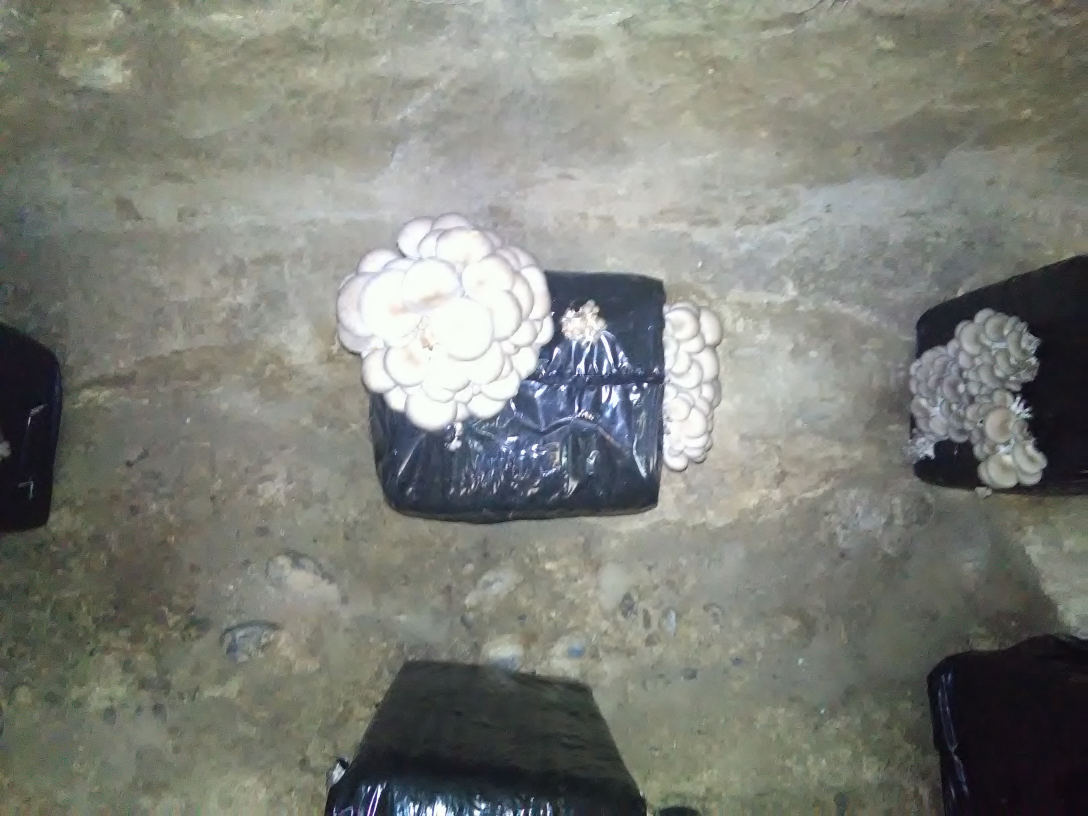
#> input picture Gustavo/IMG_20180626_105547.jpg, 3264 x 2448 px (shown at 1/3 size)
$ python Gustavo.py   (older library calls are emulated)
#> lines starting #> are read from the running program, lines starting #| are printed output that depends on the picture; after the words box and inside, x2 and y2 are one past the last pixel; in counts of white or black regions, pixels touching at a corner belong together
# Standard imports
import numpy as np
import cv2
import imutils
#from skimage.measure import compare_ssim
#from skimage.measure import compare_ssim
from termcolor import colored


if __name__ == '__main__':

    original = cv2.imread('IMG_20180626_105547.jpg')
#> original is the input picture: shape (2448, 3264, 3); mean B, G, R 120.2, 127.3, 125

    img1 = cv2.cvtColor(original, cv2.COLOR_BGR2GRAY)

    original = cv2.resize(original, (0, 0), fx=0.2, fy=0.2)
#> original: shape (490, 653, 3)
    img1 = cv2.resize(img1, (0, 0), fx=0.2, fy=0.2)
#> img1: shape (490, 653)

    cv2.imshow('original', original)
    cv2.imshow('image', img1)

    diff = img1
    tmp = diff

    #cv2.imshow("Diff", diff)
    cv2.waitKey(0)

    # threshold the difference image, followed by finding contours to
    # obtain the regions of the two input images that differ
    #thresh = cv2.threshold(diff, 0, 255, cv2.THRESH_BINARY_INV | cv2.THRESH_OTSU)[1]
    #cv2.imshow('threshold 1', thresh)

    # Detection boxes
    boxes_img = diff
    # [18 lines of commented-out code are left out]
    im = tmp.copy()
    dst = img1.copy()

    #cv2.imshow('im', im)

    edge_detected_image = cv2.Canny(im, 80, 200)
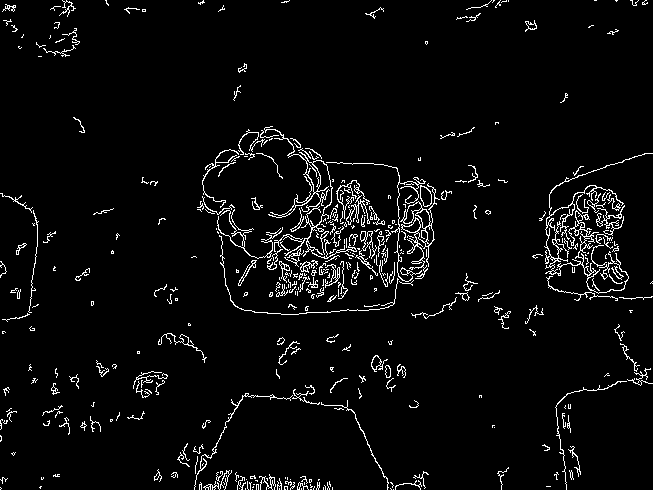
#> edge_detected_image: shape (490, 653); 4.2% white in thin lines or dots
    cv2.imshow('Edge', edge_detected_image)
    cv2.waitKey(0)

    kernel = np.ones((5, 5), np.uint8)
    dilation = cv2.dilate(edge_detected_image, kernel, iterations=1)
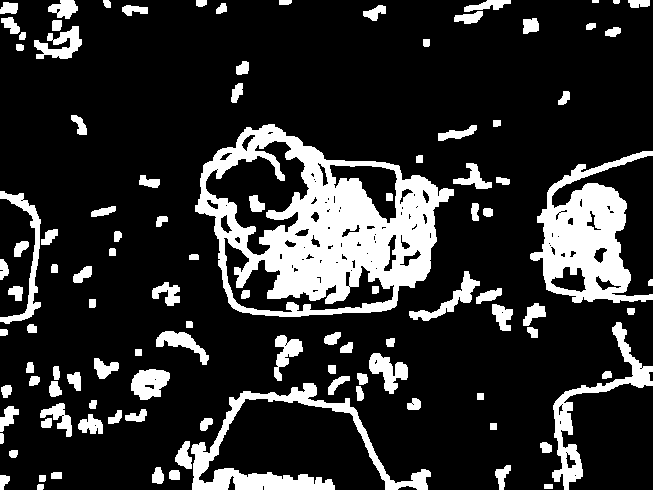
#> dilation: shape (490, 653); 18.1% white; 109 white regions
    cv2.imshow('dilation', dilation)

    #erosion = cv2.erode(dilation, kernel, iterations=1)
    #cv2.imshow('erosion', erosion)

    # find external contours ignores holes in the fish
    im2, contours, hierarchy = cv2.findContours(dilation, cv2.RETR_TREE, cv2.CHAIN_APPROX_SIMPLE)
#> contours = 215 contours, 71 with area under 20; largest, box (x1, y1, x2, y2) and area: (195, 124, 454, 317) 34280, (530, 151, 653, 303) 9178, (205, 140, 310, 256) 5650, (191, 383, 431, 490) 4557, (223, 237, 395, 313) 3946
    #cnts = cnts[0] if imutils.is_cv2() else cnts[1]

    # Finding circular shapes
    contour_list = []
    for contour in contours:
        approx = cv2.approxPolyDP(contour, 0.01 * cv2.arcLength(contour, True), True)
        area = cv2.contourArea(contour)
        if ((area > 1000)):
        #if ((len(approx) > 8) & (area > 10000)): #& (area < 20000)):
        #if ((len(approx) > 8)):# & (area < 20000)):
            contour_list.append(contour)
#> this loop made 215 passes
#> area on passes 2 to 4: 29, 35.5, 85.5
#> after the loop, contour_list = 8 contours; box (x1, y1, x2, y2) and area: (195, 124, 454, 317) 34280, (530, 151, 653, 303) 9178, (205, 140, 310, 256) 5650, (191, 383, 431, 490) 4557, (223, 237, 395, 313) 3946, (552, 322, 653, 490) 2536, (329, 164, 398, 224) 1920, (0, 191, 41, 324) 1044

    # Display result
    cv2.drawContours(dst, contour_list, -1, (255, 0, 0), 2)
#> dst: shape (490, 653); min 1, max 255, mean 133.9
    cv2.imshow('Objects Detected', dst)

    #cv2.waitKey(0)

    for i in range(len(contours)):
        # draw all contours in red
        cv2.drawContours(dst, contours, -1, (0, 0, 255), 1)
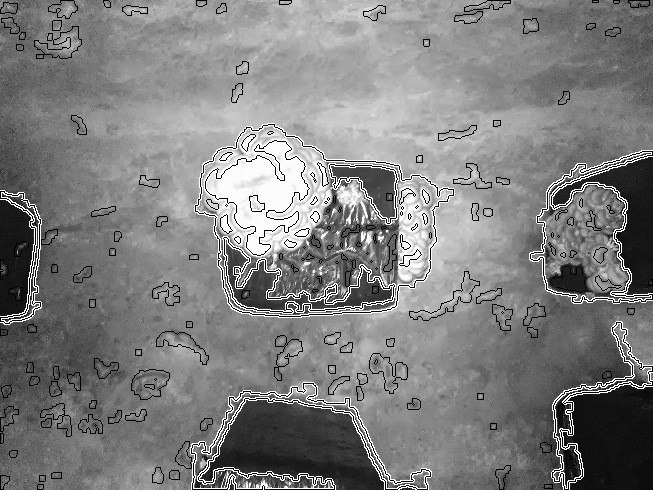
#> dst: shape (490, 653); min 0, max 255, mean 126.8

    # Binary mask
    src = img1
    img_mask = np.zeros(src.shape, np.uint8)

    theImg = contour_list
#> theImg has the same summary as contour_list
    # draw selected contour in bold green
    cv2.polylines(dst, theImg, True, (0, 255, 0), 2)
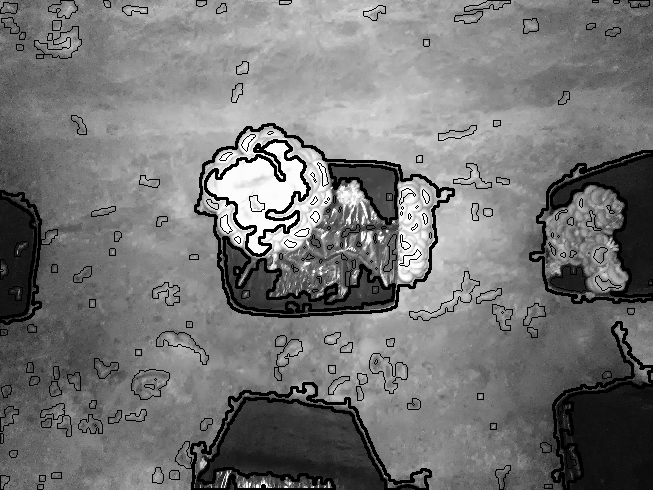
#> dst: shape (490, 653); 3.89% of pixels changed, all inside (x1, y1, x2, y2) = (0, 123, 653, 490)
    # draw the fish into its mask
    cv2.drawContours(img_mask, contour_list, -1, 255, -1)
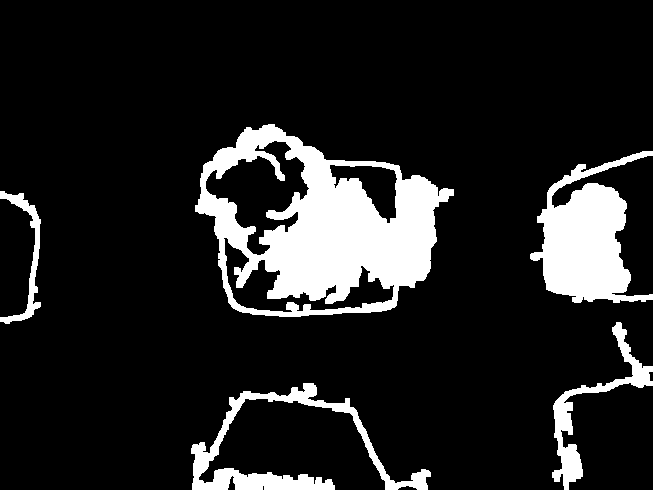
#> img_mask: shape (490, 653); 13.3% white; 5 white regions
    im2, contours, hierarchy = cv2.findContours(img_mask, cv2.RETR_TREE, cv2.CHAIN_APPROX_SIMPLE)
#> contours has the same summary as contour_list

    cv2.drawContours(dst, contour_list, -1, (255, 0, 0), 2)
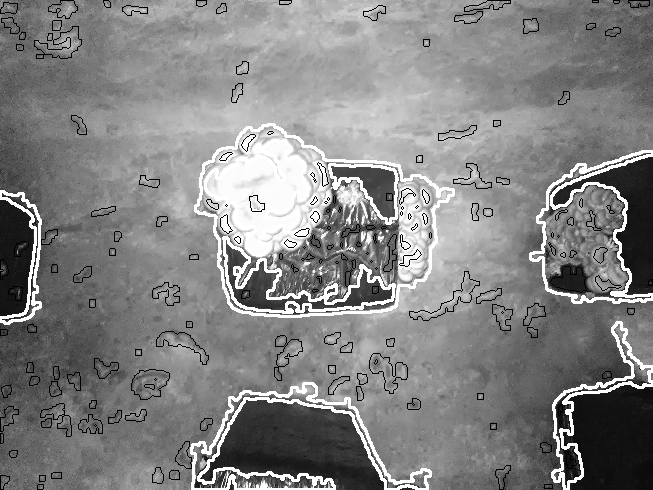
#> dst: shape (490, 653); 5.52% of pixels changed, all inside (x1, y1, x2, y2) = (0, 123, 653, 490)
    cv2.imshow('Objects Detected 2', dst)

    #img_mask = cv2.erode(img_mask, None, iterations=2)
    #img_mask = cv2.dilate(img_mask, None, iterations=2)

    cv2.imshow("Result Mask", img_mask)
    #cv2.imshow("Result Contour", dst)
    #cv2.imshow('src', src)

    output_grey = cv2.bitwise_and(src, src, mask=img_mask)
    #cv2.imshow('output_grey', output_grey)
    src = original
    output_color = cv2.bitwise_and(src, src, mask=img_mask)
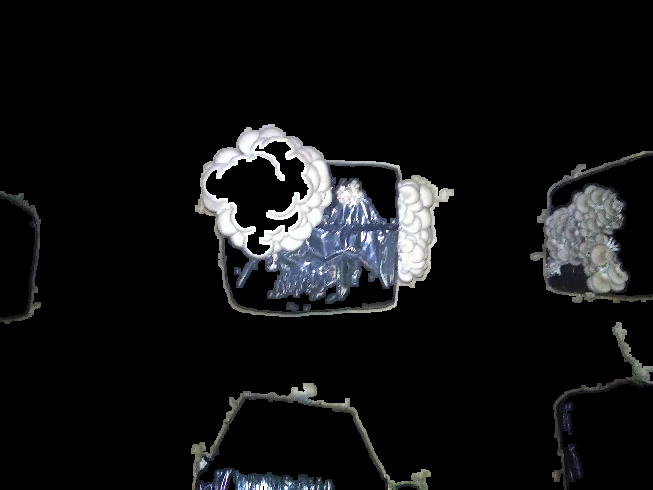
#> output_color: shape (490, 653, 3); mean B, G, R 18.4, 17.6, 17
    #cv2.imshow('output_color', output_color)

    cv2.waitKey(0)
    # marche bien jusqu'a la :)

$ run again, with Gustavo/IMG_20180625_074532.jpg copied over Gustavo/IMG_20180626_105547.jpg
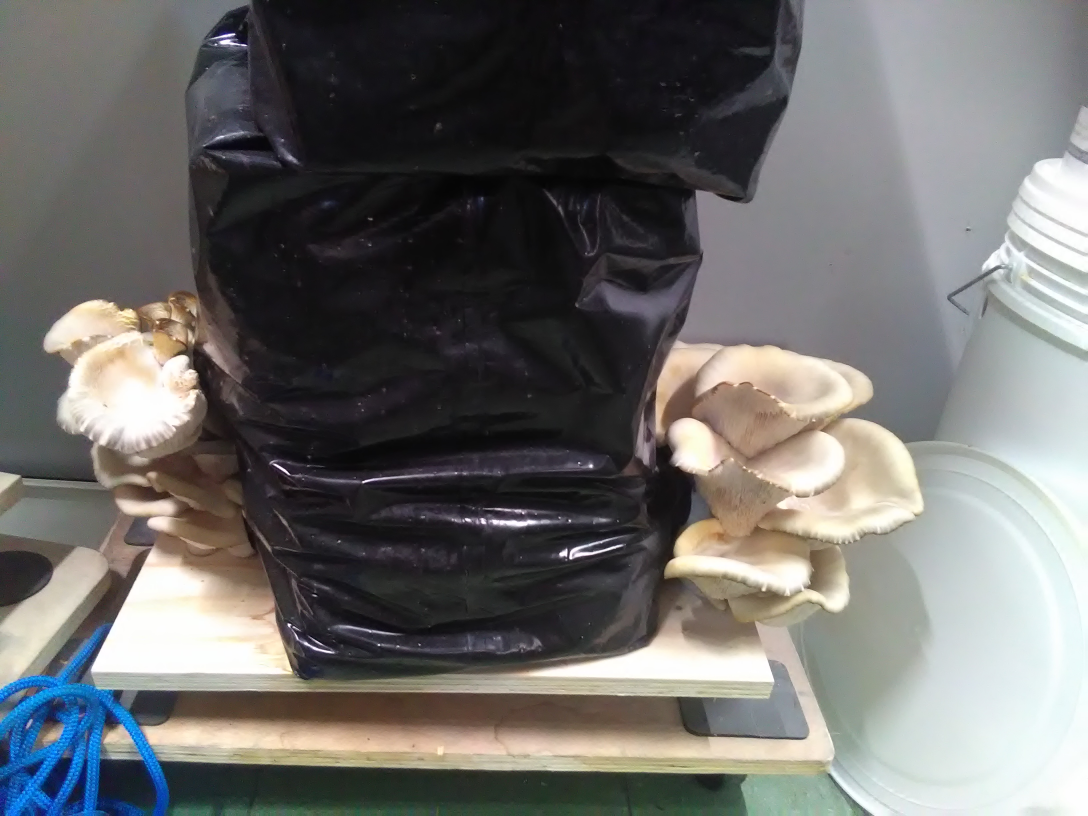
#> input picture Gustavo/IMG_20180625_074532.jpg, 3264 x 2448 px (shown at 1/3 size)
#> original is the input picture: shape (2448, 3264, 3); mean B, G, R 107.5, 109, 109.8
#> original: shape (490, 653, 3)
#> edge_detected_image: shape (490, 653); 4.9% white in thin lines or dots
#> dilation: shape (490, 653); 22.5% white; 27 white regions
#> `im2, contours, hierarchy = cv2.findContours(dilation, cv2.RETR_TREE, c..`: contours = 209 contours, 128 with area under 20; largest, box (x1, y1, x2, y2) and area: (0, 0, 637, 490) 92253, (80, 416, 424, 454) 8175, (566, 61, 653, 220) 5140, (472, 253, 552, 322) 2792, (36, 205, 111, 262) 2628
#> the loop `for contour in contours:` made 209 passes
#> area on passes 1 to 3: 40, 41, 148
#> after the loop `for contour in contours:`: contour_list = 14 contours; largest, box (x1, y1, x2, y2) and area: (0, 0, 637, 490) 92253, (80, 416, 424, 454) 8175, (566, 61, 653, 220) 5140, (472, 253, 552, 322) 2792, (36, 205, 111, 262) 2628
#> after the loop `for i in range(len(contours)):`:
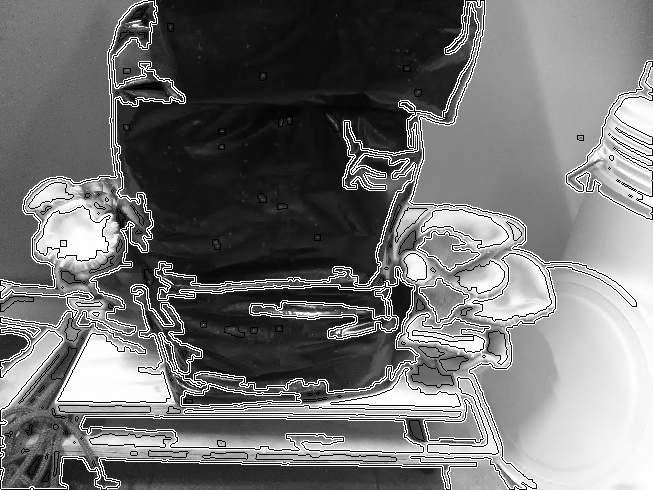
#> dst: shape (490, 653); min 0, max 255, mean 114.9
#> theImg has the same summary as contour_list
#> img_mask: shape (490, 653); 24.3% white; 2 white regions
#> `im2, contours, hierarchy = cv2.findContours(img_mask, cv2.RETR_TREE, c..`: contours has the same summary as contour_list
#> `output_color = cv2.bitwise_and(src, src, mask=img_mask)`:
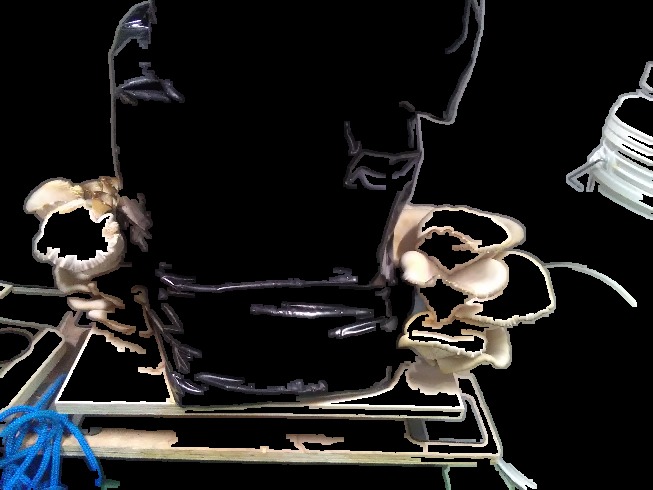
#> output_color: shape (490, 653, 3); mean B, G, R 30.7, 31.3, 31.9

$ run again, with Gustavo/IMG_20180626_105541.jpg copied over Gustavo/IMG_20180626_105547.jpg
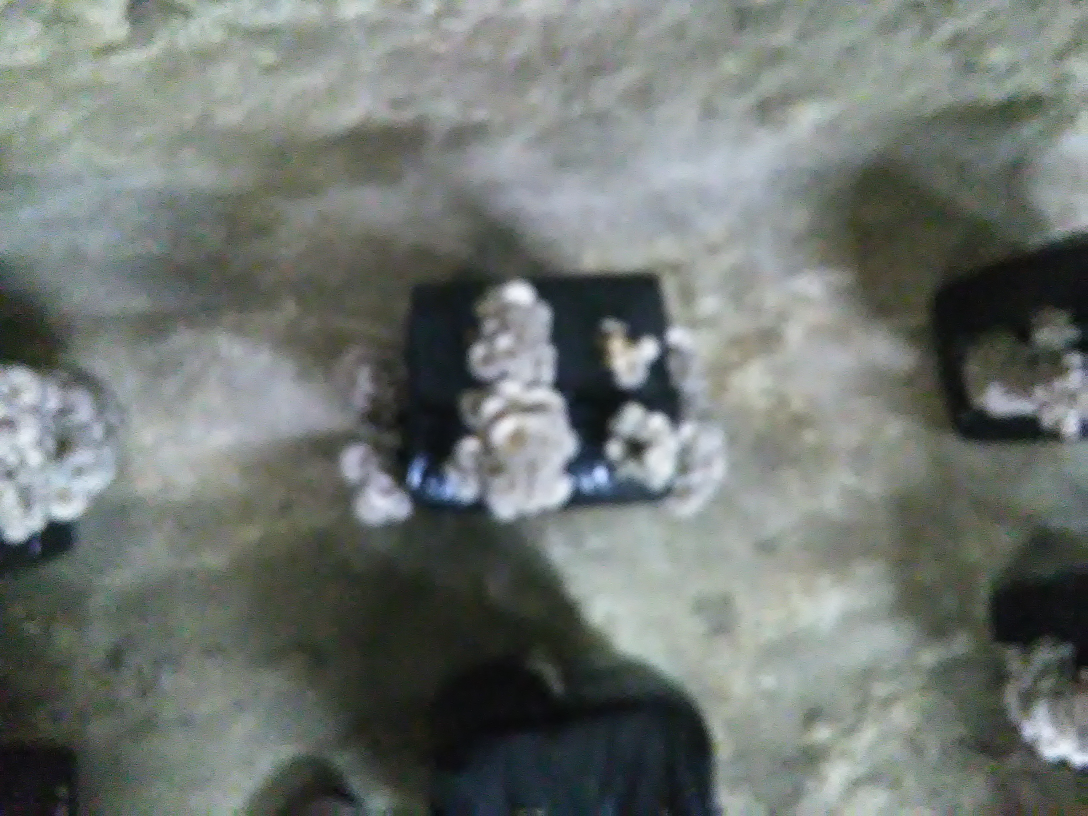
#> input picture Gustavo/IMG_20180626_105541.jpg, 3264 x 2448 px (shown at 1/3 size)
#> original is the input picture: shape (2448, 3264, 3); mean B, G, R 113.9, 118.1, 111.8
#> original: shape (490, 653, 3)
#> edge_detected_image: shape (490, 653); 3.7% white in thin lines or dots
#> dilation: shape (490, 653); 16.8% white; 103 white regions
#> `im2, contours, hierarchy = cv2.findContours(dilation, cv2.RETR_TREE, c..`: contours = 182 contours, 55 with area under 20; largest, box (x1, y1, x2, y2) and area: (197, 159, 422, 319) 17118, (0, 151, 74, 386) 8078, (559, 379, 653, 490) 4865, (562, 181, 653, 280) 4266, (541, 0, 653, 87) 2944
#> the loop `for contour in contours:` made 182 passes
#> area on passes 1 to 3: 45.5, 91.5, 93.5
#> after the loop `for contour in contours:`: contour_list = 10 contours; largest, box (x1, y1, x2, y2) and area: (197, 159, 422, 319) 17118, (0, 151, 74, 386) 8078, (559, 379, 653, 490) 4865, (562, 181, 653, 280) 4266, (541, 0, 653, 87) 2944
#> after the loop `for i in range(len(contours)):`:
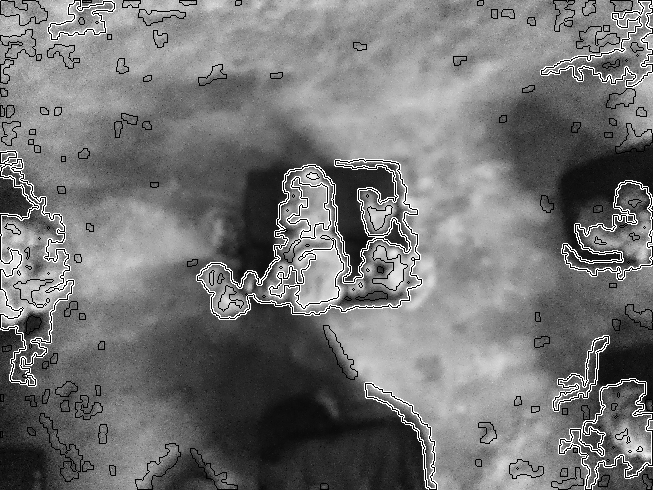
#> dst: shape (490, 653); min 0, max 255, mean 117.3
#> theImg has the same summary as contour_list
#> img_mask: shape (490, 653); 12.5% white; 8 white regions
#> `im2, contours, hierarchy = cv2.findContours(img_mask, cv2.RETR_TREE, c..`: contours has the same summary as contour_list
#> `output_grey = cv2.bitwise_and(src, src, mask=img_mask)`:
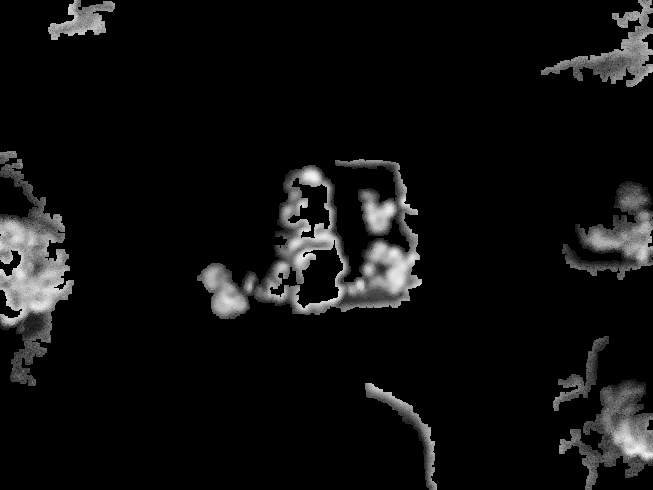
#> output_grey: shape (490, 653); min 0, max 245, mean 15.1

$ run again, with Gustavo/IMG_20180626_105602.jpg copied over Gustavo/IMG_20180626_105547.jpg
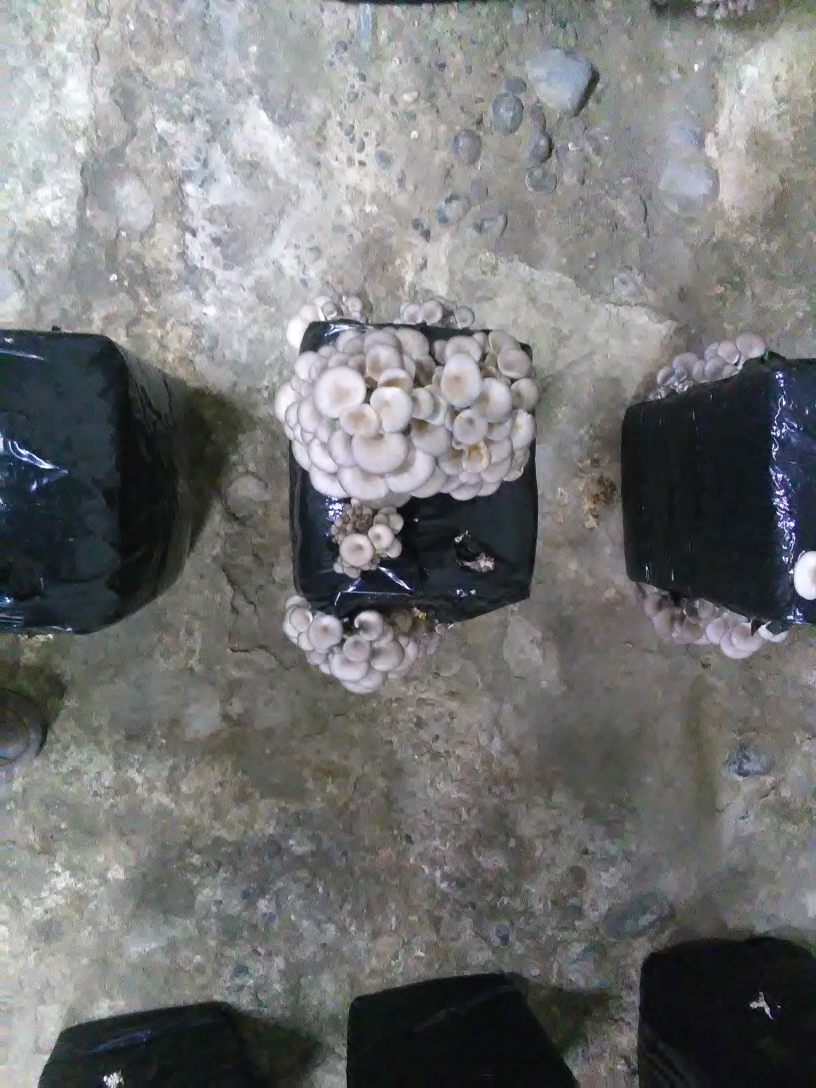
#> input picture Gustavo/IMG_20180626_105602.jpg, 2448 x 3264 px (shown at 1/3 size)
#> original is the input picture: shape (3264, 2448, 3); mean B, G, R 116.6, 116.4, 115.4
#> original: shape (653, 490, 3)
#> edge_detected_image: shape (653, 490); 11.2% white in thin lines or dots
#> dilation: shape (653, 490); 47.2% white; 73 white regions
#> `im2, contours, hierarchy = cv2.findContours(dilation, cv2.RETR_TREE, c..`: contours = 448 contours, 236 with area under 20; largest, box (x1, y1, x2, y2) and area: (0, 0, 490, 653) 167556, (374, 217, 479, 378) 10984, (222, 281, 321, 372) 5256, (126, 56, 241, 193) 4608, (335, 543, 490, 653) 4086
#> the loop `for contour in contours:` made 448 passes
#> area on passes 1 to 3: 170.5, 51.5, 319
#> after the loop `for contour in contours:`: contour_list = 13 contours; largest, box (x1, y1, x2, y2) and area: (0, 0, 490, 653) 167556, (374, 217, 479, 378) 10984, (222, 281, 321, 372) 5256, (126, 56, 241, 193) 4608, (335, 543, 490, 653) 4086
#> theImg has the same summary as contour_list
#> img_mask: shape (653, 490); 48% white; 4 white regions
#> `im2, contours, hierarchy = cv2.findContours(img_mask, cv2.RETR_TREE, c..`: contours has the same summary as contour_list
#> `output_grey = cv2.bitwise_and(src, src, mask=img_mask)`:
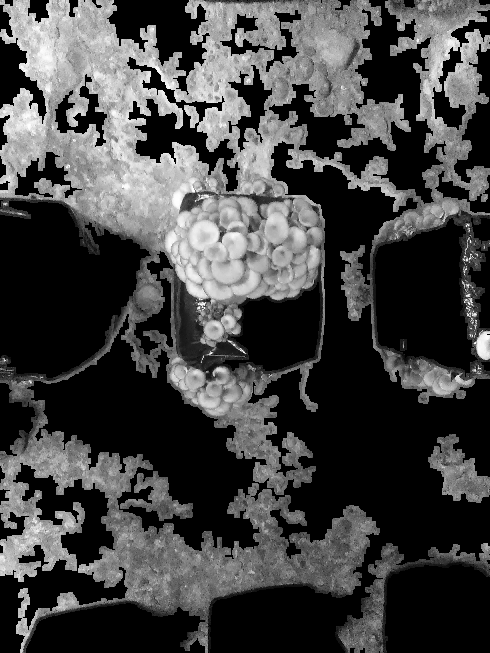
#> output_grey: shape (653, 490); min 0, max 255, mean 67.2
